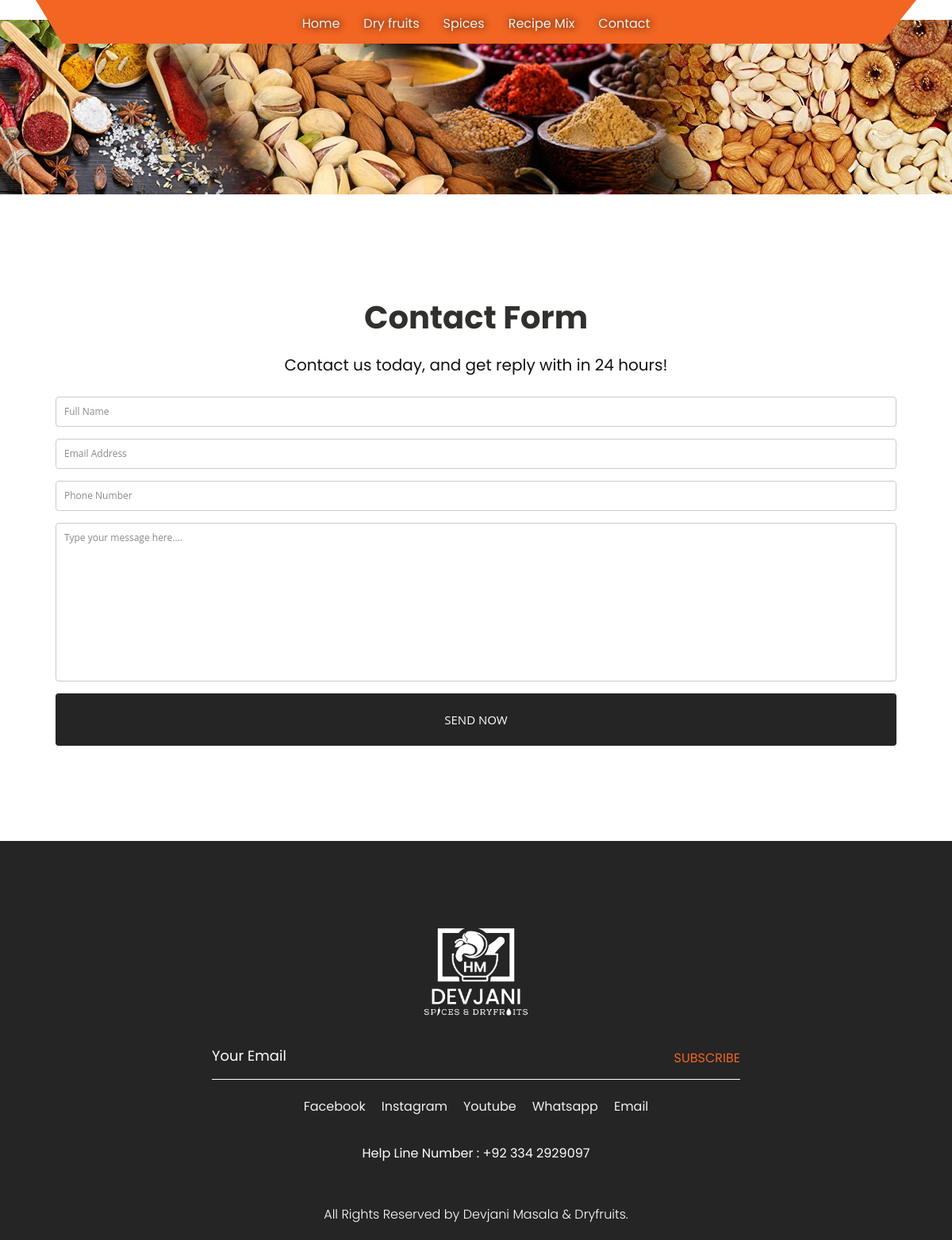
The page /devjanimasala/contact/ on the database its author committed.
### devjanimasalaapp/models.py (models this page shows, shortened)
class Category(models.Model):
    category_name = models.CharField(max_length=50)

### devjanimasalaapp/views.py (the view)
# urls.py: path('contact/', views.contact),
def contact(request):
    return render(request, 'contact.html')

### devjanimasalaapp/context_processors.py (called while the page is built)
def category(request):
    category = Category.objects.all()
    return {"Category":category}

### devjanimasalaapp/templates/contact.html (shortened to what this page needs)
{% extends "base.html" %}
{% block content %}
{% load static %}
<html lang="en">
    <head>
        <link rel="stylesheet" type="text/css" href="{% static 'css/bootstrap.min.css' %}">
        <link rel="stylesheet" type="text/css" href="{% static 'css/style.css' %}">
        <link rel="stylesheet" href="{% static 'css/responsive.css' %}">
        <link rel="stylesheet" href="{% static 'css/jquery.mCustomScrollbar.min.css' %}">
        <link rel="stylesheet" href="https://netdna.bootstrapcdn.com/font-awesome/4.0.3/css/font-awesome.css">
        <link rel="stylesheet" type="text/css" href="https://stackpath.bootstrapcdn.com/font-awesome/4.7.0/css/font-awesome.min.css">
        <link rel="stylesheet" href="{% static 'css/owl.carousel.min.css' %}">
        <link rel="stylesheet" href="{% static 'https://cdnjs.cloudflare.com/ajax/libs/fancybox/2.1.5/jquery.fancybox.min.css' %}" media="screen">
     </head>
<body class="contact_body">
    <div class="container">
        <form id="contact" action="sendmail" method="post">
          <h3 class="fashion_taital">Contact Form</h3>
          <h4>Contact us today, and get reply with in 24 hours!</h4>
          <fieldset>
            <input placeholder="Full Name" name="name" type="text" tabindex="1" required autofocus>
          </fieldset>
          <fieldset>
            <input placeholder="Email Address" name="email" type="email" tabindex="2" required>
          </fieldset>
          <fieldset>
            <input placeholder="Phone Number" name="number" type="tel" tabindex="3" required>
          </fieldset>
          <fieldset>
            <textarea placeholder="Type your message here...." name="message" tabindex="4" required></textarea>
          </fieldset>
          <fieldset>
            <button name="submit" type="submit" id="contact-submit" data-submit="...Sending">Send now</button>
          </fieldset>
        </form>
      </div>
</body>
</html>
{% endblock %}

### devjanimasalaapp/templates/header.html (shortened to what this page needs)
{% load static %}
<div class="banner_bg_main_rest">
    <div class="container">
       <div class="header_section_top">
          <div class="row">
             <div class="col-sm-12">
                <div class="custom_menu">
                   <ul>
                      <li><a href="/devjanimasala/">Home</a></li>
                      {% for category in Category  %}
                     <li><a href=/devjanimasala/category/{{category.id}}>{{category.category_name}}</a></li>
                     {% endfor %}
                      <li><a href="/devjanimasala/contact/">Contact</a></li>
                   </ul>
                </div>
             </div>
          </div>
       </div>
    </div>
    <div class="logo_section">
       <div class="container">
          <div class="row">
             <div class="col-sm-12">
             </div>
          </div>
       </div>
    </div>
 </div>

### static/css/style.css (style rules this page uses)
* { box-sizing: border-box !important; transition: ease all 0.5s; }
html { scroll-behavior: smooth; overflow-x: hidden; }
body { color: #666666; font-size: 14px; line-height: 1.80857; font-weight: normal; overflow-x: hidden; font-family: 'Poppins', sans-serif; }
a { color: #1f1f1f; text-decoration: none !important; outline: none !important; -webkit-transition: all .3s ease-in-out; -moz-transition: all .3s ease-in-out; -ms-transition: all .3s ease-in-out; -o-transition: all .3s ease-in-out; transition: all .3s ease-in-out; }
h1, h2, h3, h4, h5, h6 { letter-spacing: 0; font-weight: normal; position: relative; padding: 0 0 10px 0; font-weight: normal; line-height: normal; color: #111111; margin: 0 }
h3 { font-size: 18px }
h4 { font-size: 16px }
*, *::after, *::before { -webkit-box-sizing: border-box; -moz-box-sizing: border-box; box-sizing: border-box; }
ul, li, ol { margin: 0px; padding: 0px; list-style: none; }
a { color: #222222; text-decoration: none; outline: none !important; }
a, .btn { text-decoration: none !important; outline: none !important; -webkit-transition: all .3s ease-in-out; -moz-transition: all .3s ease-in-out; -ms-transition: all .3s ease-in-out; -o-transition: all .3s ease-in-out; transition: all .3s ease-in-out; }
button { border: 0; margin: 0; padding: 0; cursor: pointer; }
.banner_bg_main_rest { width: 100%; float: left; background-image: url(../images/banner-dryfruits.jpg); background-size: 100%; background-repeat: no-repeat; background-position: center; margin-bottom: 100px; padding-bottom: 100px; }
.header_section_top { width: 100%; float: left; background-color: #f26522; clip-path: polygon(0 0, 100% 0, 96% 100%, 3% 100%); height: auto; padding: 10px 0px; }
.custom_menu { width: 100%; margin: 0 auto; text-align: center; }
.custom_menu ul { margin: 0px; padding: 0px; display: inline-block; }
.custom_menu li { float: left; font-size: 16px; color: #f1f1f1; padding: 6px 10px 0px 10px; }
.custom_menu li a { color: #f1f1f1; text-shadow: #000 1px 0 10px; padding: 5px; }
.logo_section { width: 100%; float: left; }
.fashion_taital { width: 100%; font-size: 40px; color: #30302e; text-align: center; font-weight: bold; }
#contact input[type="text"], #contact input[type="email"], #contact input[type="tel"], #contact input[type="url"], #contact textarea, #contact button[type="submit"] { font:400 12px/16px "Open Sans", Helvetica, Arial, sans-serif; }
#contact { background:fade(#F9F9F9,85); padding:25px; margin:80px 0; }
#contact h4 { margin:5px 0 15px; display:block; font-size:20px; text-align: center; }
fieldset { border: medium none !important; margin: 0 0 10px; min-width: 100%; padding: 0; width: 100%; }
#contact input[type="text"], #contact input[type="email"], #contact input[type="tel"], #contact input[type="url"], #contact textarea { width:100%; border:1px solid #CCC; background:#FFF; margin:0 0 5px; padding:10px; border-radius: 0.25rem; }
#contact textarea { height:200px; max-width:100%; resize:none; }
#contact button[type="submit"] { cursor:pointer; width:100%; border-radius: 0.25rem; background-color: #252525; color:#FFF; margin:0 0 5px; padding:25px 10px; font-size:15px; text-transform: uppercase; }

### rows shown on the page
Category: category_name "Dry fruits"
Category: category_name "Spices"
Category: category_name "Recipe Mix"
